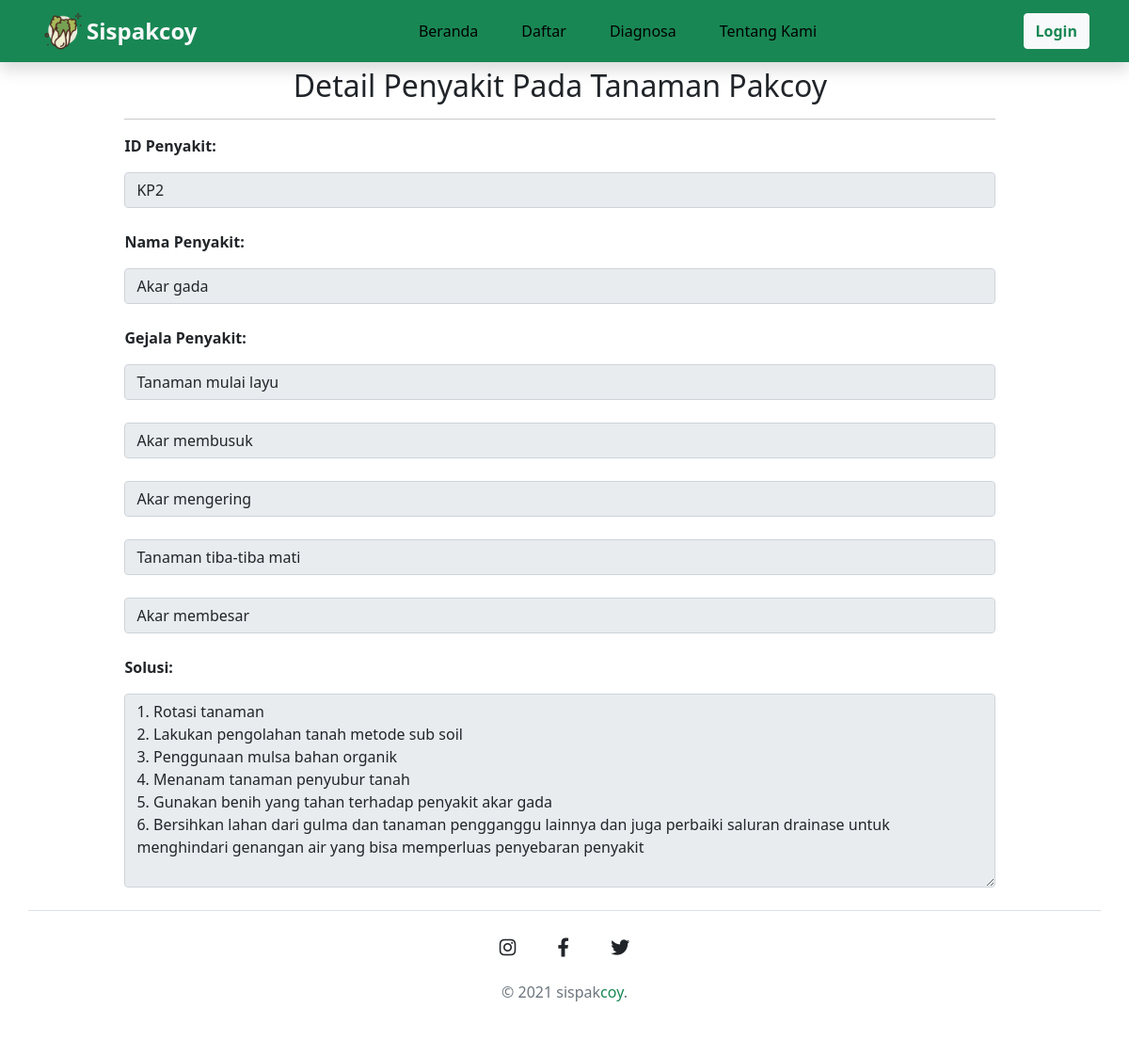
Screenshot of /detail_penyakit.php?id=KP2 with the database file from the repository.
### tables this page shows
CREATE TABLE `penyakit` (
  `idpenyakit` varchar(20) NOT NULL,
  `namapenyakit` varchar(1000) NOT NULL,
  `pengendalian` text DEFAULT NULL
);

CREATE TABLE `basispengetahuan` (
  `namapenyakit` varchar(100) NOT NULL,
  `gejala` text NOT NULL
);

### detail_penyakit.php (the view, shortened to what this page needs)
<?php
include('koneksi.php');
?>
<!doctype html>
<html lang="en">
<head>
    <link rel="stylesheet" href="https://cdnjs.cloudflare.com/ajax/libs/font-awesome/5.15.3/css/all.min.css" />
    <link rel="stylesheet" href="assets/css/style.css">
    <link href="https://cdn.jsdelivr.net/npm/bootstrap@5.0.1/dist/css/bootstrap.min.css" rel="stylesheet">
</head>
<body>
    <nav class="navbar navbar-expand-lg shadow fixed-top " style="background-color: #198754;">
        <div class="container-lg">
            <img src="assets/img/logosaw.png" width="50" height="50" alt="logo">
            <a class="navbar-brand fw-bold text-light" href="#">Sispakcoy</a>
            <div class="collapse navbar-collapse" id="navbarNav">
                <ul class="navbar-nav mx-auto">
                    <li class="nav-item">
                        <a class="nav-link" href="index.php">Beranda</a>
                    </li>
                    <li class="nav-item active">
                        <a class="nav-link" href="#">Daftar<span class="sr-only">(current)</span></a>
                    </li>
                    <li class="nav-item">
                        <a class="nav-link" href="menu_diagnosa.php">Diagnosa</a>
                    </li>
                    <li class="nav-item">
                        <a class="nav-link" href="about_us.php">Tentang Kami</a>
                    </li>
            </div>
            <button type="button" class="btn btn-light ms-auto fw-bold text-success" id="myBtn" data-bs-toggle="modal" data-bs-target="#exampleModal">Login</button>
        </div>
    </nav>
    <div class="container-lg py-5">
        <div class="row justify-content-center">
            <div class="col-lg-10 text-left">
                <br>
                <h2 class="text-center">Detail Penyakit Pada Tanaman Pakcoy</h2>
                <hr>
                <div class="form-group" method="POST">
                    <p><b>ID Penyakit:</b></p>
                    <div class="col-md-15">
                        <?php
                        $tampil = "SELECT * FROM penyakit where idpenyakit='" . $_GET['id'] . "'";
                        $sql = mysqli_query($conn, $tampil);
                        while ($data = mysqli_fetch_array($sql)) {
                            echo "<input type='text'  class='form-control' id='idpenyakit' readonly value='" . $data['idpenyakit'] . "'><br>";
                        }
                        ?>
                    </div>
                </div>
                <div class="form-group" method="POST">
                    <p><b>Nama Penyakit:</b></p>
                    <div class="col-md-15">
                        <?php
                        $tampil = "SELECT * FROM penyakit where idpenyakit='" . $_GET['id'] . "'";
                        $sql = mysqli_query($conn, $tampil);
                        while ($data = mysqli_fetch_array($sql)) {
                            echo "<input type='text'  class='form-control' id='namapenyakit' readonly value='" . $data['namapenyakit'] . "'><br>";
                        }
                        ?>
                    </div>
                </div>
                <div class="form-group" method="POST">
                    <p><b>Gejala Penyakit:</b></p>
                    <div class="col-md-15">
                        <?php
                        $tampil = "SELECT * FROM penyakit p, basispengetahuan b where p.idpenyakit='" . $_GET['id'] . "' and p.namapenyakit=b.namapenyakit";
                        $sql = mysqli_query($conn, $tampil);
                        while ($data = mysqli_fetch_array($sql)) {
                            echo "<input type='text'  class='form-control' id='jenistanaman' readonly value='" . $data['gejala'] . "'><br>";
                        }
                        ?>
                    </div>
                </div>
                <div class="form-group" method="POST">
                    <p><b>Solusi:</b></p>
                    <div class="col-md-15">
                        <?php
                        $tampil = "SELECT * FROM penyakit where idpenyakit='" . $_GET['id'] . "'";
                        $sql = mysqli_query($conn, $tampil);
                        while ($data = mysqli_fetch_array($sql)) {
                            echo "<textarea  rows='8' class='form-control' id='pengendalian'  readonly>" . $data['pengendalian'] . "</textarea><br>";
                        }
                        ?>
                    </div>
                </div>
            </div>
            <footer class="footer border-top py-4">
                <div class="container-lg">
                    <div class="row">
                        <div class="col-lg-12 text-center">
                            <ul class="list-unstylyed list-inline">
                                <li class="list-inline-item">
                                    <a href="https://www.instagram.com/" class="btn-floating btn-lg text-dark"><i class="fab fa-instagram"></i></a>
                                </li>
                                <li class="list-inline-item">
                                    <a href="https://www.facebook.com/" class="btn-floating btn-lg text-dark"><i class="fab fa-facebook-f"></i></a>
                                </li>
                                <li class="list-inline-item">
                                    <a href="https://www.twitter.com/" class=" btn-floating btn-lg text-dark"><i class="fab fa-twitter"></i></a>
                                </li>
                            </ul>
                        </div>
                        <footer class="footer py-1">
                            <div class="container-lg">
                                <div class="row">
                                    <div class="col-lg-12">
                                        <p class="m-0 text-center text-muted footer_text">&copy; 2021 sispak<span>coy</span>.</p>
                                    </div>
                                </div>
                            </div>
                        </footer>
                    </div>
                </div>
            </footer>
</body>
</html>

### assets/css/style.css (style rules this page uses)
.container-lg .navbar-brand { color: #000; font-weight: bold; font-size: 1.5rem; }
.navbar .nav-item { padding: 0 15px; }
.navbar .nav-item .nav-link { color: #000000; font-weight: 500; }
.footer_text span { color:#198754; }

### rows the page displays
penyakit: idpenyakit "KP2", namapenyakit "Akar gada", gejala "Tanaman mulai layu", gejala "Akar membusuk", gejala "Akar mengering", gejala "Tanaman tiba-tiba mati", gejala "Akar membesar", pengendalian "1. Rotasi tanaman 2. Lakukan pengolahan tanah metode sub soil 3. Penggunaan mulsa bahan organik 4. Menanam tanaman penyubur tanah 5. Gunakan benih yang tahan terhadap penyakit akar gada 6. Bersihkan lahan dari gulma dan tanaman pengganggu lainnya dan juga perbaiki saluran drainase untuk menghindari genangan air yang bisa memperluas penyebaran penyakit"
